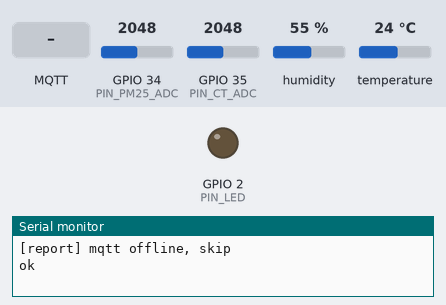
Bench run of a program on a simulated ESP32. Shown: output pins drawn as LEDs (lit = HIGH), the last lines printed to the serial monitor. The test bench sets the inputs (shaded band); at power-on: GPIO 34 (PIN_PM25_ADC) = 2048, GPIO 35 (PIN_CT_ADC) = 2048, humidity 55 %, temperature 24 °C (analog values on the 0–4095 scale). WiFi joins after 1.5 s; servers stay silent unless stated; no MQTT or app messages arrive unless stated.

Above: at 3.2 s.
3.3 s: MQTT message "setInterval" arrives on the first subscribed topic
At 12.07 s:
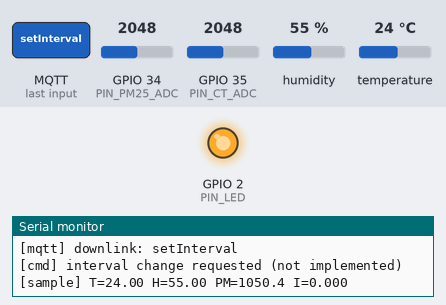
13.6 s: MQTT message "1" arrives on the first subscribed topic
23.5 s: MQTT message "on" arrives on the first subscribed topic
Timing chart, 0 to 33.6 s (numbered marks = the images above; inputs shaded):
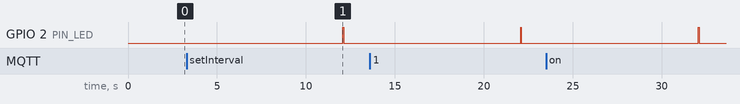

The program:

main.cpp
```cpp
/**
 * IoT 环境监测节点 —— 主程序
 *
 * FreeRTOS 双任务：
 *   vSampleTask —— 每 10s 采一次数据，放入队列
 *   vReportTask —— 从队列取数据，通过 MQTT 上报
 *
 * 为什么拆两个任务：采样可能因为 DHT22 的 2s 间隔而阻塞，
 * 不能让它拖慢 MQTT 的心跳（否则会被 Broker 判定离线）。
 */
#include <Arduino.h>
#include <freertos/FreeRTOS.h>
#include <freertos/task.h>
#include <freertos/queue.h>

#include "config.h"
#include "sensor.h"
#include "mqtt_client.h"

static QueueHandle_t dataQueue;
static unsigned long msgCounter = 0;

// 下行指令处理
static void onDownlink(const char *payload) {
    // 目前只支持 {"cmd":"reboot"} 和 {"cmd":"setInterval","value":5000}
    if (strstr(payload, "\"reboot\"")) {
        Serial.println("[cmd] rebooting in 1s...");
        delay(1000);
        ESP.restart();
    } else if (strstr(payload, "setInterval")) {
        Serial.println("[cmd] interval change requested (not implemented)");
    } else {
        Serial.printf("[cmd] unknown: %s\n", payload);
    }
}

/**
 * 采样任务：固定间隔读传感器，结果入队
 */
static void vSampleTask(void *pv) {
    SensorData d;
    TickType_t lastWake = xTaskGetTickCount();

    for (;;) {
        sensor_readAll(&d);

        Serial.printf("[sample] T=%.2f H=%.2f PM=%.1f I=%.3f\n",
                      d.temperature, d.humidity, d.pm25, d.current);

        // 队列满就丢弃最旧的，避免内存堆积
        if (xQueueSend(dataQueue, &d, 0) != pdTRUE) {
            SensorData discard;
            xQueueReceive(dataQueue, &discard, 0);
            xQueueSend(dataQueue, &d, 0);
            Serial.println("[sample] queue full, dropped oldest");
        }

        vTaskDelayUntil(&lastWake, pdMS_TO_TICKS(SAMPLE_INTERVAL_MS));
    }
}

/**
 * 上报任务：从队列取数据发 MQTT
 */
static void vReportTask(void *pv) {
    SensorData d;

    for (;;) {
        if (xQueueReceive(dataQueue, &d, portMAX_DELAY) == pdTRUE) {
            if (mqtt_connected()) {
                char msgId[32];
                snprintf(msgId, sizeof(msgId), "%s-%lu",
                         DEVICE_ID, msgCounter++);
                if (mqtt_publish(d, msgId)) {
                    digitalWrite(PIN_LED, HIGH);
                    vTaskDelay(pdMS_TO_TICKS(50));
                    digitalWrite(PIN_LED, LOW);
                } else {
                    Serial.println("[report] publish failed");
                }
            } else {
                Serial.println("[report] mqtt offline, skip");
            }
        }
    }
}

void setup() {
    Serial.begin(115200);
    delay(500);
    Serial.println("\n===== IoT Env Monitor =====");
    Serial.printf("device: %s, product: %s\n", DEVICE_ID, PRODUCT_KEY);

    pinMode(PIN_LED, OUTPUT);
    digitalWrite(PIN_LED, LOW);

    sensor_init();
    mqtt_init(onDownlink);

    dataQueue = xQueueCreate(10, sizeof(SensorData));
    if (dataQueue == nullptr) {
        Serial.println("[fatal] queue create failed");
        ESP.restart();
    }

    // 采样任务放核心 1，上报任务放核心 0，避免抢占
    xTaskCreatePinnedToCore(vSampleTask, "sample", 4096, nullptr, 2, nullptr, 1);
    xTaskCreatePinnedToCore(vReportTask, "report", 4096, nullptr, 3, nullptr, 0);

    Serial.println("[boot] tasks started");
}

void loop() {
    // MQTT 心跳和重连都在这里驱动
    mqtt_loop();
    vTaskDelay(pdMS_TO_TICKS(100));
}
```

mqtt_client.cpp
```cpp
/**
 * MQTT 连接管理
 *
 * 关键点：
 *   1. KeepAlive = 60s，Broker 在 1.5 倍超时后判离线并代发遗嘱
 *   2. 遗嘱消息注册在 status 主题，payload 为 {"online":false}
 *   3. 断线用指数退避重连（1s → 2s → 4s ... 上限 30s），避免网络抖动时疯狂重连
 *   4. msgId 用于服务端幂等去重（QoS1 会重复投递）
 */
#include "mqtt_client.h"
#include "config.h"
#include <Arduino.h>
#include <WiFi.h>
#include <PubSubClient.h>

static WiFiClient espClient;
static PubSubClient mqtt(espClient);
static unsigned long reconnectDelay = MQTT_RECONNECT_MIN_MS;
static unsigned long lastReconnectAttempt = 0;

// 下行指令回调
static void (*downlinkHandler)(const char *payload) = nullptr;

static void onMessage(char *topic, byte *payload, unsigned int len) {
    if (strcmp(topic, TOPIC_DOWN) != 0) return;

    // payload 不保证以 \0 结尾，需要自己拼
    char buf[512];
    unsigned int n = len < sizeof(buf) - 1 ? len : sizeof(buf) - 1;
    memcpy(buf, payload, n);
    buf[n] = '\0';

    Serial.printf("[mqtt] downlink: %s\n", buf);
    if (downlinkHandler) downlinkHandler(buf);
}

static void connectWiFi() {
    if (WiFi.status() == WL_CONNECTED) return;

    Serial.printf("[wifi] connecting to %s", WIFI_SSID);
    WiFi.mode(WIFI_STA);
    WiFi.begin(WIFI_SSID, WIFI_PASSWORD);

    unsigned long start = millis();
    while (WiFi.status() != WL_CONNECTED && millis() - start < 20000) {
        delay(500);
        Serial.print(".");
    }

    if (WiFi.status() == WL_CONNECTED) {
        Serial.printf("\n[wifi] connected, ip=%s\n", WiFi.localIP().toString().c_str());
    } else {
        Serial.println("\n[wifi] timeout, will retry");
    }
}

static bool mqttConnect() {
    Serial.printf("[mqtt] connecting to %s:%d ... ", MQTT_HOST, MQTT_PORT);

    // 遗嘱消息：设备异常掉线时由 Broker 代发
    bool ok = mqtt.connect(
        DEVICE_ID,
        MQTT_USER,
        MQTT_PASSWORD,
        TOPIC_STATUS,      // will topic
        1,                 // will qos
        false,             // will retain
        "{\"online\":false,\"deviceId\":\"" DEVICE_ID "\"}"
    );

    if (ok) {
        Serial.println("ok");
        mqtt.subscribe(TOPIC_DOWN, 1);
        // 上线通知
        mqtt.publish(TOPIC_STATUS,
            "{\"online\":true,\"deviceId\":\"" DEVICE_ID "\"}", false);
        reconnectDelay = MQTT_RECONNECT_MIN_MS;   // 重连成功后重置退避
        return true;
    }

    Serial.printf("failed rc=%d\n", mqtt.state());
    return false;
}

void mqtt_init(void (*handler)(const char *)) {
    downlinkHandler = handler;
    mqtt.setServer(MQTT_HOST, MQTT_PORT);
    mqtt.setCallback(onMessage);
    mqtt.setKeepAlive(MQTT_KEEPALIVE);
    mqtt.setBufferSize(1024);   // 默认 256 不够，payload 会超
    connectWiFi();
}

void mqtt_loop() {
    if (WiFi.status() != WL_CONNECTED) {
        connectWiFi();
        return;
    }

    if (!mqtt.connected()) {
        unsigned long now = millis();
        if (now - lastReconnectAttempt >= reconnectDelay) {
            lastReconnectAttempt = now;
            if (!mqttConnect()) {
                // 指数退避
                reconnectDelay = reconnectDelay * 2;
                if (reconnectDelay > MQTT_RECONNECT_MAX_MS) {
                    reconnectDelay = MQTT_RECONNECT_MAX_MS;
                }
                Serial.printf("[mqtt] retry in %lu ms\n", reconnectDelay);
            }
        }
        return;
    }

    mqtt.loop();
}

bool mqtt_connected() {
    return mqtt.connected();
}

/**
 * 上报一次数据
 * payload 带 msgId，服务端用 Redis SETNX 做幂等去重
 */
bool mqtt_publish(const SensorData &d, const char *msgId) {
    if (!mqtt.connected()) return false;

    char payload[320];
    snprintf(payload, sizeof(payload),
        "{\"msgId\":\"%s\",\"ts\":%lu,"
        "\"temp\":%.2f,\"humi\":%.2f,\"pm25\":%.1f,\"current\":%.3f,"
        "\"dhtValid\":%s}",
        msgId,
        (unsigned long)(millis() / 1000),
        d.temperature, d.humidity, d.pm25, d.current,
        d.dhtValid ? "true" : "false"
    );

    // QoS 1，不 retain（时序数据不需要保留最后一条）
    return mqtt.publish(TOPIC_UP, payload, false);
}
```

mqtt_client.h
```cpp
#ifndef MQTT_CLIENT_H
#define MQTT_CLIENT_H

#include "sensor.h"

void mqtt_init(void (*downlinkHandler)(const char *payload));
void mqtt_loop();
bool mqtt_connected();
bool mqtt_publish(const SensorData &d, const char *msgId);

#endif
```

sensor.cpp
```cpp
/**
 * 传感器读取与数据处理
 *
 * 三个传感器：
 *   DHT22   —— 温湿度，数字接口，读取间隔 >= 2s
 *   GP-2Y   —— PM2.5，模拟输出，需要 ADC 采样 + 电压换算
 *   SCT-013 —— 电流互感器，模拟输出，需要算 RMS
 *
 * 数据经过滑动平均滤波后再上报，抑制现场噪声。
 */
#include "sensor.h"
#include "config.h"
#include <Arduino.h>
#include <DHT.h>
#include <math.h>

static DHT dht(PIN_DHT22, DHT22);

// 滑动平均的环形缓冲
struct RingBuffer {
    float buf[FILTER_WINDOW];
    uint8_t idx = 0;
    uint8_t count = 0;

    void push(float v) {
        buf[idx] = v;
        idx = (idx + 1) % FILTER_WINDOW;
        if (count < FILTER_WINDOW) count++;
    }

    float avg() const {
        if (count == 0) return NAN;
        float sum = 0;
        for (uint8_t i = 0; i < count; i++) sum += buf[i];
        return sum / count;
    }
};

static RingBuffer tempBuf, humiBuf, pmBuf, currBuf;
static unsigned long lastDhtRead = 0;

void sensor_init() {
    dht.begin();
    analogReadResolution(12);
    analogSetAttenuation(ADC_11db);   // 量程 0~3.3V
    Serial.println("[sensor] init done");
}

/**
 * 读 DHT22，带间隔保护。
 * DHT22 采样过快会返回 NaN 或跳变到极值，必须 >= 2s。
 */
static bool readDht(float *temp, float *humi) {
    unsigned long now = millis();
    if (now - lastDhtRead < DHT_INTERVAL_MS) {
        return false;
    }
    lastDhtRead = now;

    float t = dht.readTemperature();
    float h = dht.readHumidity();

    // DHT22 异常值：NaN、-40、80、65535 之类
    if (isnan(t) || isnan(h)) return false;
    if (t < -40.0f || t > 80.0f) return false;
    if (h < 0.0f || h > 100.0f) return false;

    tempBuf.push(t);
    humiBuf.push(h);
    *temp = tempBuf.avg();
    *humi = humiBuf.avg();
    return true;
}

/**
 * 读 ADC 并转电压。多次采样取平均，降低 ADC 噪声。
 */
static float readAdcVoltage(uint8_t pin, uint8_t samples = 16) {
    uint32_t sum = 0;
    for (uint8_t i = 0; i < samples; i++) {
        sum += analogRead(pin);
        delayMicroseconds(200);
    }
    float raw = (float)sum / samples;
    return raw / ADC_MAX * ADC_VREF;
}

/**
 * GP-2Y PM2.5 传感器
 * 输出 0.6V 对应干净空气，浓度与电压近似线性
 */
static float readPm25() {
    float v = readAdcVoltage(PIN_PM25_ADC);
    float dust = (v - PM25_VOLTAGE_OFFSET) * PM25_SLOPE;
    if (dust < 0) dust = 0;
    pmBuf.push(dust);
    return pmBuf.avg();
}

/**
 * SCT-013 电流互感器
 * 输出是交流波形，需要采样一个周期算 RMS
 * 采样 200 个点覆盖 50Hz 的 4 个周期（20ms/周期）
 */
static float readCurrent() {
    const int N = 200;
    float sumSq = 0;
    int offset = 2048;   // 1.65V 中点对应的 ADC 值

    for (int i = 0; i < N; i++) {
        int raw = analogRead(PIN_CT_ADC);
        float centered = (float)(raw - offset) / ADC_MAX * ADC_VREF;
        sumSq += centered * centered;
        delayMicroseconds(100);   // 100us * 200 = 20ms，覆盖一个完整周期
    }

    float rms = sqrt(sumSq / N);
    // 互感器输出经 33Ω 采样电阻，再乘变比
    float current = rms * CT_RATIO * 10.0f;
    if (current < 0.05f) current = 0;   // 死区，避免零点漂移读数

    currBuf.push(current);
    return currBuf.avg();
}

bool sensor_readAll(SensorData *out) {
    float t, h;
    bool dhtOk = readDht(&t, &h);

    if (dhtOk) {
        out->temperature = t;
        out->humidity = h;
    } else {
        // 保留上一次的值，标记无效
        out->temperature = tempBuf.avg();
        out->humidity = humiBuf.avg();
    }

    out->pm25 = readPm25();
    out->current = readCurrent();
    out->dhtValid = dhtOk;
    return true;
}
```

sensor.h
```cpp
#ifndef SENSOR_H
#define SENSOR_H

#include <Arduino.h>

struct SensorData {
    float temperature;   // 摄氏度
    float humidity;      // %RH
    float pm25;          // ug/m3
    float current;       // 安培
    bool  dhtValid;      // DHT 本次是否读到有效值
};

void sensor_init();
bool sensor_readAll(SensorData *out);

#endif
```

config.h
```cpp
/**
 * 引脚与参数配置
 * 修改 WiFi / MQTT 配置后重新烧录
 */
#ifndef CONFIG_H
#define CONFIG_H

// ===== WiFi =====
#define WIFI_SSID       "your-wifi-ssid"
#define WIFI_PASSWORD   "your-wifi-password"

// ===== MQTT =====
#define MQTT_HOST       "192.168.1.100"
#define MQTT_PORT       1883
#define MQTT_USER       "device"
#define MQTT_PASSWORD   "device123"

#define PRODUCT_KEY     "pk1"
#define DEVICE_ID       "esp32-node-001"

// 主题定义：iot/{productKey}/{deviceId}/{up|down|status}
#define TOPIC_UP        "iot/" PRODUCT_KEY "/" DEVICE_ID "/up"
#define TOPIC_DOWN      "iot/" PRODUCT_KEY "/" DEVICE_ID "/down"
#define TOPIC_STATUS    "iot/" PRODUCT_KEY "/" DEVICE_ID "/status"

// ===== 引脚定义 =====
#define PIN_DHT22       4       // DHT22 数据引脚
#define PIN_PM25_ADC    34      // GP-2Y PM2.5 模拟输出（ADC1_CH6）
#define PIN_CT_ADC      35      // SCT-013 电流互感器（ADC1_CH7）
#define PIN_LED         2       // 板载 LED，用于状态指示

// ===== 采样参数 =====
#define SAMPLE_INTERVAL_MS      10000   // 上报间隔 10s
#define DHT_INTERVAL_MS         2500    // DHT22 最小间隔 2s，留余量
#define FILTER_WINDOW           5       // 滑动平均窗口

// ===== MQTT 参数 =====
#define MQTT_KEEPALIVE          60      // 秒，Broker 1.5 倍后判离线
#define MQTT_RECONNECT_MIN_MS   1000    // 重连退避起点
#define MQTT_RECONNECT_MAX_MS   30000   // 重连退避上限

// ===== ADC 校准 =====
#define ADC_VREF            3.3f
#define ADC_MAX             4095.0f
#define PM25_VOLTAGE_OFFSET 0.6f    // GP-2Y 干净空气输出电压
#define PM25_SLOPE          1000.0f // 电压到浓度的换算系数
#define CT_RATIO            100.0f  // SCT-013-000 变比 100A/50mA

#endif
```
